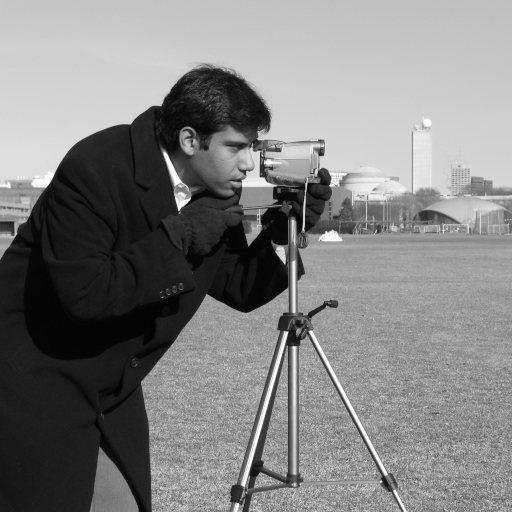
#> input picture skimage.data.camera(), 512 x 512 px
$ jupyter execute --allow-errors 'LAB2 - convFilters.ipynb'   (shell and % lines are left out)
#> lines starting #> are read from the running program, lines starting #| are printed output that depends on the picture
# <p style="text-align: center;"> Aula Prática 02</p>

## Objetivos desta aula:

    - Filtros Lineares
    - Convolução

## Professor: Jefersson dos Santos - jefersson@dcc.ufmg.br
### Monitor: Caio Cesar - caiosilva@ufmg.br

# Filtros Lineares e Convoluções

### Importações gerais

[cell 1]
import numpy as np
import matplotlib.pyplot as plt
import skimage
import skimage.color as skic
import skimage.filters as skif
import skimage.data as skid
import skimage.util as sku
from skimage import data, filters
from ipywidgets import widgets
from scipy.ndimage import convolve

### Definição opcional de função show( )

[cell 2]
def show(img):
    fig, ax = plt.subplots(1, 1, figsize=(8, 8))
    ax.imshow(img, cmap=plt.cm.gray)
    ax.set_axis_off()
    plt.show()

### Imagem que iremos usar

[cell 3]
image = data.camera()
#> image is the input picture: shape (512, 512); min 0, max 255, mean 129.1
plt.imshow(image)

### Exemplo de gaussiana

[cell 4]
smooth_image = filters.gaussian(image, 5)
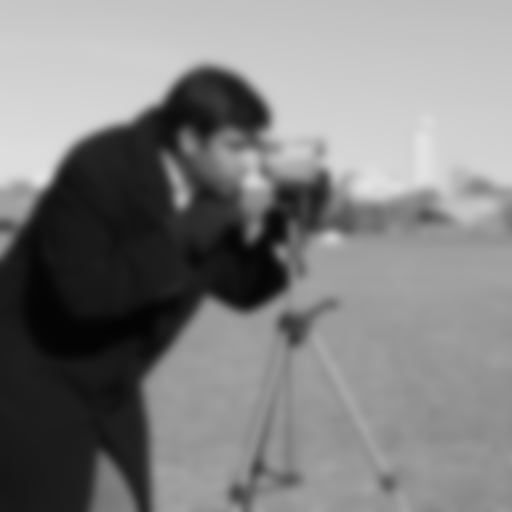
#> smooth_image: shape (512, 512) float64; min 0.0153, max 0.895, mean 0.506
show(smooth_image);

### Definindo Filtros ( bordas)

[cell 5]
horizontal_edge_kernel = np.array([[ 1,  2,  1],
                                   [ 0,  0,  0],
                                   [-1, -2, -1]])
plt.imshow(horizontal_edge_kernel, cmap=plt.cm.RdBu);

### Aplicando filtro de bordas

[cell 6]
edge_response = convolve(image, horizontal_edge_kernel)
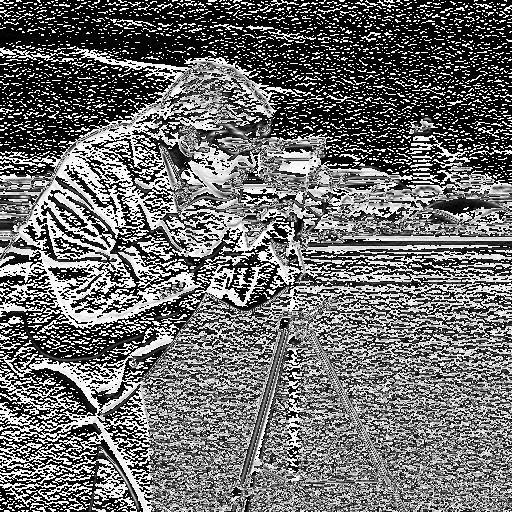
#> edge_response: shape (512, 512); min 0, max 255, mean 109.5
show(edge_response)

### Adicionando ruido (sal e pimenta)

[cell 7]
img_n = sku.random_noise(image)
show(img_n)

### Definindo Filtros (média)

[cell 8]
# mean_kernel = np.array([[ 0.11,  0.11,  0.11],
#                         [ 0.11,  0.11,  0.11],
#                        [0.11, 0.11, 0.11]])
# plt.imshow(mean_kernel, cmap=plt.cm.RdBu);


#OU

mean_kernel = np.ones((3, 3), dtype=float)
mean_kernel = mean_kernel.size
print(mean_kernel)

### Resultado da filtragem

#> (a cell that did not finish here is left out)

### Utilizando Split-Bregman

[cell 10]
img_r = skimage.restoration.denoise_tv_bregman(img_n, 5.)
#> the sliders are set to x = 0.10500000000000001
show(img_r)

### Widget Simples Bordas com Filtro (Threshold)

[cell 11]
@widgets.interact(x=(0.01, .2, .005))
def edge(x):
    show(skif.sobel(image) < x)

## Filtros Diversos

### 3x2

[cell 12]
random_kernel = np.random.rand(3,2)
print(random_kernel)
plt.imshow(random_kernel, cmap=plt.cm.RdBu);
plt.colorbar()
random_response = convolve(image, random_kernel)
show(random_response)

### 10x10

[cell 13]
random_kernel = np.random.rand(10,10)
print(random_kernel)
plt.imshow(random_kernel, cmap=plt.cm.RdBu);
plt.colorbar()
random_response = convolve(image, random_kernel)
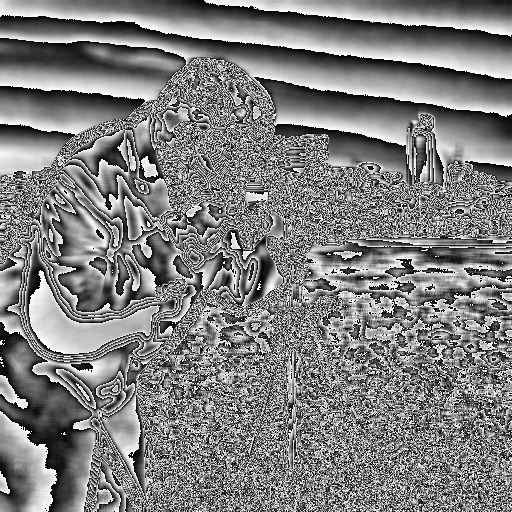
#> random_response: shape (512, 512); min 0, max 255, mean 126.8
show(random_response)

### 37x48

[cell 14]
random_kernel = np.random.rand(37,48)
print(random_kernel)
plt.imshow(random_kernel, cmap=plt.cm.RdBu);
plt.colorbar()
random_response = convolve(image, random_kernel)
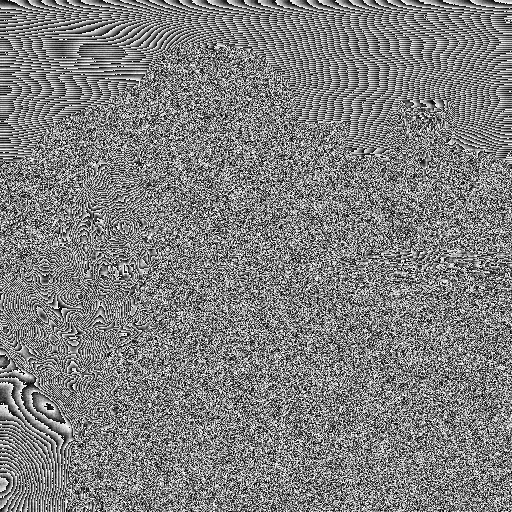
#> random_response: shape (512, 512); min 0, max 255, mean 127.5
show(random_response)

## Combinação de Filtros

[cell 15]
#filtro media 3x3
mean_kernel = np.ones((3, 3), dtype=float)
mean_kernel /= mean_kernel.size
print(mean_kernel)
plt.imshow(mean_kernel, cmap=plt.cm.RdBu);
plt.colorbar()
mean_response = convolve(image, mean_kernel)
show(mean_response)
#> in show (call 9), `plt.show()`:
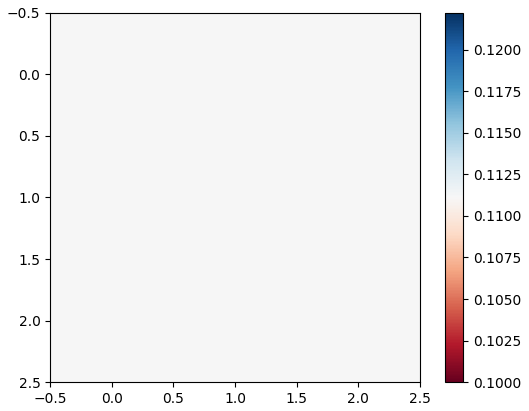
#> figure drawn by matplotlib, 2 panels

#filtro aleatorio 3x2
random_kernel = np.random.rand(3,2)
print(random_kernel)
plt.imshow(random_kernel, cmap=plt.cm.RdBu);
plt.colorbar()
random_response = convolve(mean_response, random_kernel)
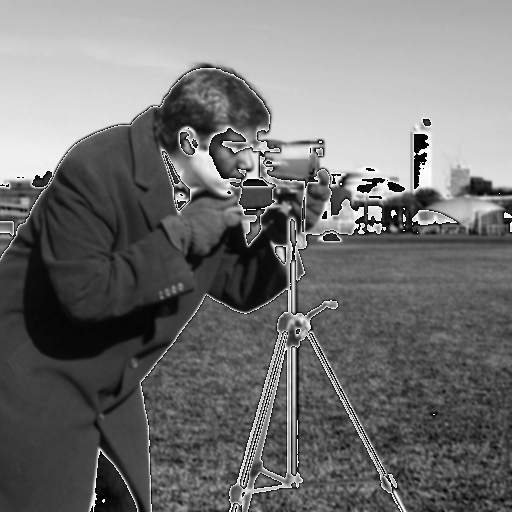
#> random_response: shape (512, 512); min 0, max 255, mean 114.5
show(random_response)
#> in show (call 10), `plt.show()`:
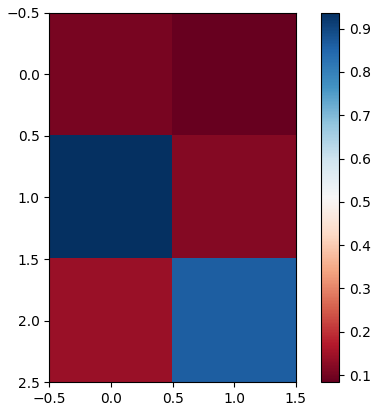
#> figure drawn by matplotlib, 2 panels

#filtro media 5x5
mean_kernel = np.ones((5, 5), dtype=float)
mean_kernel /= mean_kernel.size
print(mean_kernel)
plt.imshow(mean_kernel, cmap=plt.cm.RdBu);
plt.colorbar()
mean_response = convolve(random_response, mean_kernel)
show(mean_response)
#> in show (call 11), `plt.show()`:
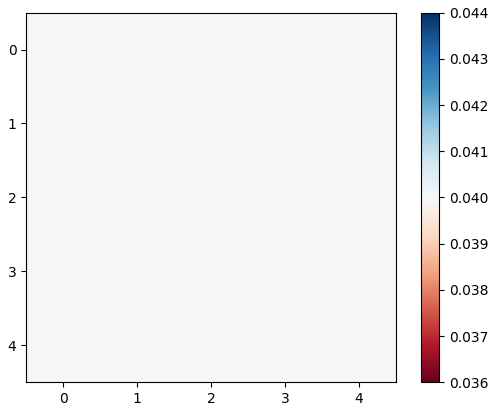
#> figure drawn by matplotlib, 2 panels

# Filtros Multidimensionais (Imagens Coloridas)

[cell 16]
from scipy import ndimage
import skimage.io as io

img = io.imread('beach.jpg')
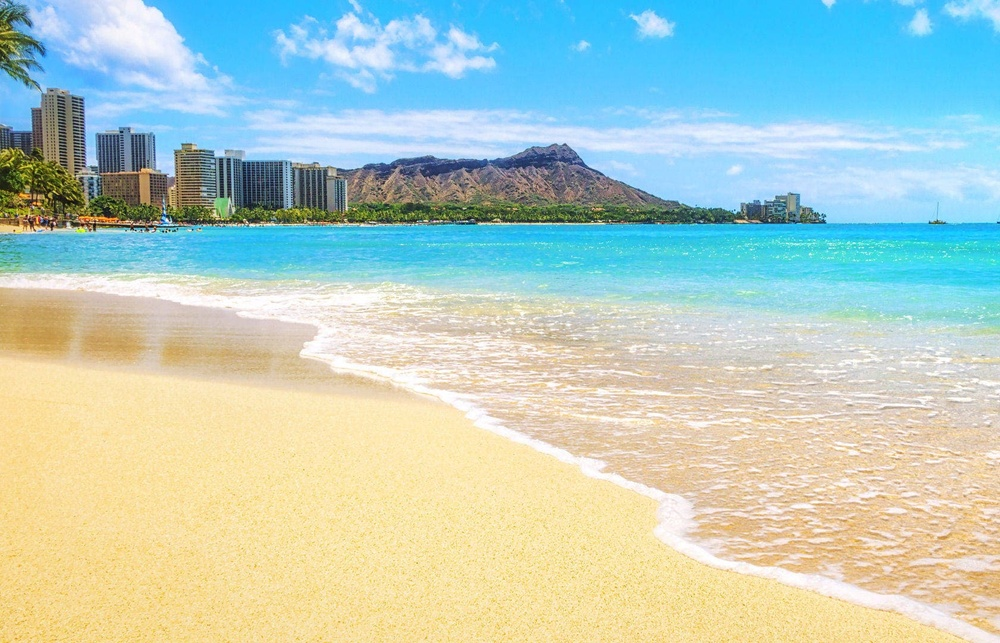
#> input picture Lab 2/beach.jpg, 1000 x 643 px, shrunk from 1680 x 1080 before the run
#> img is the input picture: shape (643, 1000, 3); mean R, G, B 181.7, 204.8, 194.7
show(img)
mean_kernel =  np.ones((30, 30, 1))
mean_kernel /= mean_kernel.size
mean_response = ndimage.convolve(img, mean_kernel, mode='constant', cval=0.0)
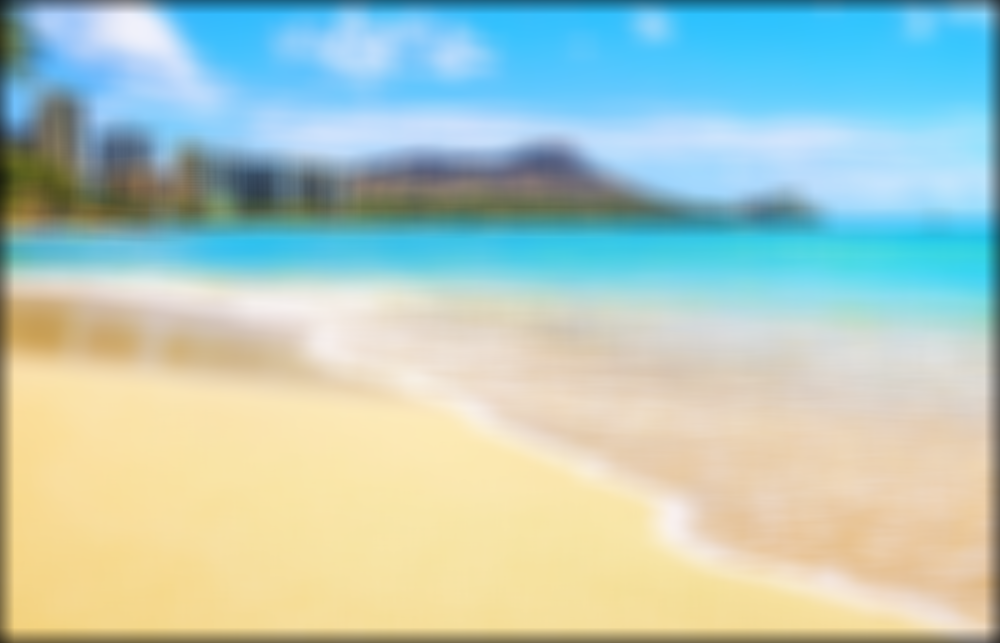
#> mean_response: shape (643, 1000, 3); mean R, G, B 178.1, 200.5, 190.5
#> the sliders are set to i_step = 0
show(mean_response)

# Exercício

Crie um novo notebook jupyter cujo nome deve seguir a seguinte syntaxe:

        lab2-SUAMATRICULA.iypnb

    Defina os demais filtros : média, mediana, bordas horizontais, bordas verticais, Sobel, Roberts, Prewit
    Aplique ele em uma imagem escala de cinza
    Mostre o resultado das filtragens
    Altere o tamanho dos kernels e repita os processos anteriores
    Responda: O que mudou ao alterar o tamanho dos kernels?
    Faça uma combinação de filtros, aplique três filtros diferentes dos apresentados a cima em uma imagem
    Escolha uma imagem colorida, aplique o ruido e depois remova o mesmo com os filtros.

# Widget Convolução

## Funcões Auxiliares

[cell 17]
import matplotlib.pyplot as plt
import numpy as np
from skimage import color
from ipywidgets import IntSlider
from ipywidgets import widgets

plt.rcParams['image.cmap'] = 'gray'
plt.rcParams['image.interpolation'] = 'none'

def iter_pixels(image):
    height, width = image.shape[:2]
    for i in range(height):
        for j in range(width):
            yield (i, j), image[i, j]

def imshow_pair(image_pair, titles=('', ''), figsize=(10, 5), **kwargs):
    fig, axes = plt.subplots(ncols=2, figsize=figsize)
    for ax, img, label in zip(axes.ravel(), image_pair, titles):
        ax.imshow(img, **kwargs)
        ax.set_title(label)

def padding_for_kernel(kernel):
    image_shape = kernel.shape[:2]
    assert all((size % 2) == 1 for size in image_shape)
    return [(size - 1) // 2 for size in image_shape]

def add_padding(image, kernel):
    h_pad, w_pad = padding_for_kernel(kernel)
    return np.pad(image, ((h_pad, h_pad), (w_pad, w_pad)),
                  mode='constant', constant_values=0)

def remove_padding(image, kernel):
    inner_region = []
    for pad in padding_for_kernel(kernel):
        slice_i = slice(None) if pad == 0 else slice(pad, -pad)
        inner_region.append(slice_i)
    return image[inner_region]

def window_slice(center, kernel):
    r, c = center
    r_pad, c_pad = padding_for_kernel(kernel)
    return [slice(r-r_pad, r+r_pad+1), slice(c-c_pad, c+c_pad+1)]

def apply_kernel(center, kernel, original_image):
    image_patch = original_image[window_slice(center, kernel)]
    return np.sum(kernel * image_patch)

def iter_kernel_labels(image, kernel):
    original_image = image
    image = add_padding(original_image, kernel)
    i_pad, j_pad = padding_for_kernel(kernel)
    for (i, j), pixel in iter_pixels(original_image):
        i += i_pad
        j += j_pad
        mask = np.zeros(image.shape, dtype=int)
        mask[window_slice((i, j), kernel)] = 1
        mask[i, j] = 2
        yield (i, j), mask

def visualize_kernel(kernel_labels, image):
    return color.label2rgb(kernel_labels, image, bg_label=0,
                           colors=('yellow', 'red'))

def make_convolution_step_function(image, kernel, **kwargs):
    gen_kernel_labels = iter_kernel_labels(image, kernel)
    image_cache = []
    image = add_padding(image, kernel)

    def convolution_step(i_step):
#> called with i_step = 0
        it = iter(gen_kernel_labels)
        while i_step >= len(image_cache):
            filtered_prev = image if i_step == 0 else image_cache[-1][1]
            filtered = filtered_prev.copy()
            center, kernel_labels = next(gen_kernel_labels)
            filtered[center] = apply_kernel(center, kernel, image)
            kernel_overlay = visualize_kernel(kernel_labels, image)
            image_cache.append((kernel_overlay, filtered))
#> after the loop, image_cache = []
        image_pair = [remove_padding(each, kernel) for each in image_cache[i_step]]
        imshow_pair(image_pair, **kwargs)
        plt.show()

    return convolution_step

def interactive_convolution_demo(image, kernel, **kwargs):
    convolution_step = make_convolution_step_function(image, kernel, **kwargs)
    step_slider = IntSlider(min=0, max=image.size-1, value=0)
    widgets.interact(convolution_step, i_step=step_slider)
